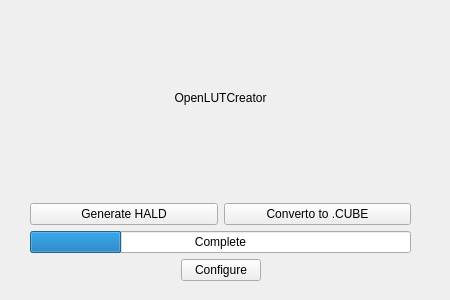
<?xml version="1.0" encoding="UTF-8"?>
<ui version="4.0">
 <class>MainWindow</class>
 <widget class="QMainWindow" name="MainWindow">
  <property name="enabled">
   <bool>true</bool>
  </property>
  <property name="geometry">
   <rect>
    <x>0</x>
    <y>0</y>
    <width>450</width>
    <height>300</height>
   </rect>
  </property>
  <property name="sizePolicy">
   <sizepolicy hsizetype="Fixed" vsizetype="Fixed">
    <horstretch>0</horstretch>
    <verstretch>0</verstretch>
   </sizepolicy>
  </property>
  <property name="minimumSize">
   <size>
    <width>450</width>
    <height>300</height>
   </size>
  </property>
  <property name="maximumSize">
   <size>
    <width>450</width>
    <height>300</height>
   </size>
  </property>
  <property name="baseSize">
   <size>
    <width>450</width>
    <height>300</height>
   </size>
  </property>
  <property name="windowTitle">
   <string>OpenLutCreator</string>
  </property>
  <property name="documentMode">
   <bool>false</bool>
  </property>
  <widget class="QWidget" name="centralwidget">
   <widget class="QFrame" name="frame">
    <property name="enabled">
     <bool>true</bool>
    </property>
    <property name="geometry">
     <rect>
      <x>30</x>
      <y>0</y>
      <width>381</width>
      <height>281</height>
     </rect>
    </property>
    <property name="frameShape">
     <enum>QFrame::NoFrame</enum>
    </property>
    <property name="frameShadow">
     <enum>QFrame::Plain</enum>
    </property>
    <widget class="QWidget" name="verticalLayoutWidget">
     <property name="geometry">
      <rect>
       <x>0</x>
       <y>0</y>
       <width>381</width>
       <height>281</height>
      </rect>
     </property>
     <layout class="QVBoxLayout" name="verticalLayout">
      <item>
       <widget class="QLabel" name="labelTitle">
        <property name="sizePolicy">
         <sizepolicy hsizetype="MinimumExpanding" vsizetype="MinimumExpanding">
          <horstretch>0</horstretch>
          <verstretch>0</verstretch>
         </sizepolicy>
        </property>
        <property name="text">
         <string>&lt;html&gt;&lt;head/&gt;&lt;body&gt;&lt;p&gt;OpenLUTCreator&lt;/p&gt;&lt;/body&gt;&lt;/html&gt;</string>
        </property>
        <property name="alignment">
         <set>Qt::AlignCenter</set>
        </property>
       </widget>
      </item>
      <item>
       <layout class="QHBoxLayout" name="horizontalLayout">
        <item>
         <widget class="QPushButton" name="haldGenerator">
          <property name="text">
           <string>Generate HALD</string>
          </property>
         </widget>
        </item>
        <item>
         <widget class="QPushButton" name="convertCube">
          <property name="text">
           <string>Converto to .CUBE</string>
          </property>
         </widget>
        </item>
       </layout>
      </item>
      <item>
       <widget class="QProgressBar" name="progressBar">
        <property name="value">
         <number>24</number>
        </property>
        <property name="format">
         <string notr="true">Complete</string>
        </property>
       </widget>
      </item>
      <item>
       <layout class="QHBoxLayout" name="horizontalLayout_2">
        <item>
         <spacer name="horizontalSpacer_2">
          <property name="orientation">
           <enum>Qt::Horizontal</enum>
          </property>
          <property name="sizeHint" stdset="0">
           <size>
            <width>40</width>
            <height>20</height>
           </size>
          </property>
         </spacer>
        </item>
        <item>
         <widget class="QPushButton" name="configure">
          <property name="text">
           <string>Configure</string>
          </property>
         </widget>
        </item>
        <item>
         <spacer name="horizontalSpacer">
          <property name="orientation">
           <enum>Qt::Horizontal</enum>
          </property>
          <property name="sizeHint" stdset="0">
           <size>
            <width>40</width>
            <height>20</height>
           </size>
          </property>
         </spacer>
        </item>
       </layout>
      </item>
     </layout>
    </widget>
   </widget>
  </widget>
 </widget>
 <resources/>
 <connections/>
</ui>
